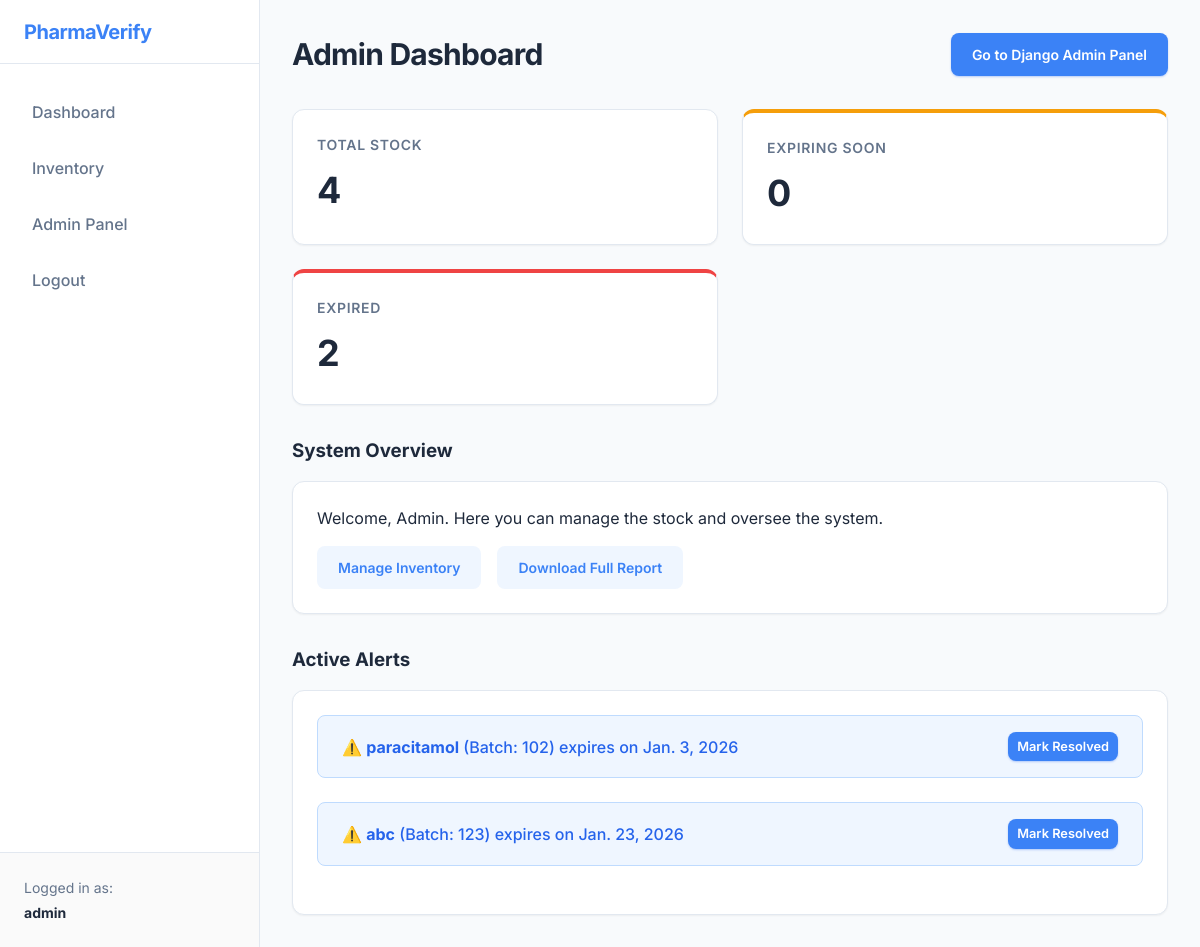
The page /inventory/admin/dashboard/ (signed in) on the database its author committed.
### accounts/models.py (models this page shows, shortened)
class User(AbstractUser):
    class Role(models.TextChoices):
        ADMIN = "ADMIN", "Admin"
        STAFF = "STAFF", "Staff"
    role = models.CharField(max_length=50, choices=Role.choices, default=Role.STAFF)

### inventory/models.py (models this page shows, shortened)
class ExpiryAlert(models.Model):
    medicine = models.ForeignKey(Medicine, on_delete=models.CASCADE)
    date_detected = models.DateField(auto_now_add=True)
    is_resolved = models.BooleanField(default=False)
    resolved_at = models.DateTimeField(null=True, blank=True)

class Medicine(models.Model):
    name = models.CharField(max_length=200)
    batch_number = models.CharField(max_length=100)
    category = models.ForeignKey(Category, on_delete=models.CASCADE)
    quantity = models.IntegerField()
    expiry_date = models.DateField(db_index=True)
    created_at = models.DateTimeField(auto_now_add=True)
    updated_at = models.DateTimeField(auto_now=True)

### inventory/views.py (the view)
# urls.py: path('admin/dashboard/', views.AdminDashboardView.as_view(), name='admin_dashboard'),
class AdminDashboardView(DashboardView):
    template_name = 'inventory/admin_dashboard.html'
    def dispatch(self, request, *args, **kwargs):
        if not request.user.is_staff and not request.user.is_superuser:
             return redirect('inventory:dashboard')
        return super().dispatch(request, *args, **kwargs)

### inventory/utils.py (called while the page is built, shortened)
def check_and_create_alerts():
    threshold_days = 30 # Could be dynamic setting
    today = timezone.now().date()
    limit_date = today + timedelta(days=threshold_days)
    medicines = Medicine.objects.filter(expiry_date__lte=limit_date)
    count = 0
    for med in medicines:
        if ExpiryAlert.objects.filter(medicine=med).exists():
            continue
    return count

### inventory/views.py (called while the page is built)
    def get_context_data(self, **kwargs):
        context = super().get_context_data(**kwargs)
        check_and_create_alerts()
        today = timezone.now().date()
        threshold_days = 30
        limit_date = today + timezone.timedelta(days=threshold_days)
        context['total_medicines'] = Medicine.objects.count()
        context['expired_medicines'] = Medicine.objects.filter(
            expiry_date__lt=today
        ).exclude(expiryalert__is_resolved=True).count()
        context['expiring_soon'] = Medicine.objects.filter(
            expiry_date__gte=today,
            expiry_date__lte=limit_date
        ).exclude(expiryalert__is_resolved=True).count()
        context['alerts'] = ExpiryAlert.objects.filter(is_resolved=False).select_related('medicine').order_by('medicine__expiry_date')
        return context

### templates/inventory/admin_dashboard.html
{% extends 'base.html' %}
{% block content %}
<div class="page-header">
    <h2>Admin Dashboard</h2>
    <a href="/admin/" target="_blank" class="btn btn-primary">Go to Django Admin Panel</a>
</div>
<div class="dashboard-grid">
    <div class="card stat-card">
        <h3>Total Stock</h3>
        <div class="value">{{ total_medicines }}</div>
    </div>
    <div class="card stat-card warning">
        <h3>Expiring Soon</h3>
        <div class="value">{{ expiring_soon }}</div>
    </div>
    <div class="card stat-card danger">
        <h3>Expired</h3>
        <div class="value">{{ expired_medicines }}</div>
    </div>
</div>
<h3 style="margin-bottom: 1rem;">System Overview</h3>
<div class="card" style="margin-bottom: 2rem;">
    <p>Welcome, Admin. Here you can manage the stock and oversee the system.</p>
    <div style="display: flex; gap: 1rem; margin-top: 1rem;">
        <a href="{% url 'inventory:medicine_list' %}" class="btn"
            style="background: #eff6ff; color: var(--primary-color);">Manage Inventory</a>
        <a href="{% url 'reports:export_inventory' %}" class="btn"
            style="background: #eff6ff; color: var(--primary-color);">Download Full Report</a>
    </div>
</div>
<h3 style="margin-bottom: 1rem;">Active Alerts</h3>
<div class="card">
    {% for alert in alerts %}
    <div class="alert-box" style="display: flex; justify-content: space-between; align-items: center;">
        <span>
            ⚠️ <strong>{{ alert.medicine.name }}</strong> (Batch: {{ alert.medicine.batch_number }})
            expires on {{ alert.medicine.expiry_date }}
        </span>
        <a href="{% url 'inventory:alert_resolve' alert.pk %}" class="btn btn-primary"
            style="font-size: 0.8rem; padding: 0.25rem 0.5rem;">Mark Resolved</a>
    </div>
    {% empty %}
    <p style="color: #6b7280; font-style: italic;">No active expiry alerts.</p>
    {% endfor %}
</div>
{% endblock %}

### templates/base.html (shortened to what this page needs)
{% load static %}
<!DOCTYPE html>
<html lang="en">
  <head>
    <link rel="stylesheet" href="{% static 'css/style.css' %}?v=2" />
  </head>
  <body>
    {% if user.is_authenticated %}
    <nav class="sidebar">
      <div class="sidebar-header">PharmaVerify</div>
      <ul class="nav-links">
        <li><a href="{% url 'inventory:dashboard' %}">Dashboard</a></li>
        <li><a href="{% url 'inventory:medicine_list' %}">Inventory</a></li>
        {% if user.is_staff or user.is_superuser %}
        <li><a href="{% url 'inventory:admin_dashboard' %}">Admin Panel</a></li>
        {% endif %}
        <li>
          <a href="#" onclick="document.getElementById('logout-form').submit()"
            >Logout</a
          >
        </li>
      </ul>
      <div class="user-info">
        Logged in as: <strong>{{ user.username }}</strong>
      </div>
    </nav>
    <main class="main-content">{% block content %}{% endblock %}</main>
    {% else %}
    <main class="auth-main">{% block auth_content %}{% endblock %}</main>
    {% endif %}
  </body>
</html>

### static/css/style.css (style rules this page uses)
:root { --primary-color: #3b82f6; --primary-dark: #2563eb; --primary-light: #eff6ff; --secondary-color: #64748b; --success-color: #10b981; --success-bg: #ecfdf5; --warning-color: #f59e0b; --warning-bg: #fffbeb; --danger-color: #ef4444; --danger-bg: #fef2f2; --bg-color: #f8fafc; --card-bg: #ffffff; --text-primary: #1e293b; --text-secondary: #64748b; --border-color: #e2e8f0; --sidebar-width: 260px; --header-height: 64px; --shadow-sm: 0 1px 2px 0 rgb(0 0 0 / 0.05); --shadow-md: 0 4px 6px -1px rgb(0 0 0 / 0.1), 0 2px 4px -2px rgb(0 0 0 / 0.1); --shadow-lg: 0 10px 15px -3px rgb(0 0 0 / 0.1), 0 4px 6px -4px rgb(0 0 0 / 0.1); --radius-sm: 0.375rem; --radius-md: 0.5rem; --radius-lg: 0.75rem; }
* { box-sizing: border-box; margin: 0; padding: 0; }
body { font-family: "Inter", system-ui, -apple-system, sans-serif; background-color: var(--bg-color); color: var(--text-primary); display: flex; min-height: 100vh; line-height: 1.5; }
.sidebar { width: var(--sidebar-width); background-color: var(--card-bg); border-right: 1px solid var(--border-color); display: flex; flex-direction: column; position: fixed; height: 100%; z-index: 50; transition: transform 0.3s ease; }
.sidebar-header { height: var(--header-height); display: flex; align-items: center; padding: 0 1.5rem; font-size: 1.25rem; font-weight: 700; color: var(--primary-color); border-bottom: 1px solid var(--border-color); letter-spacing: -0.025em; }
.nav-links { list-style: none; padding: 1.5rem 1rem; flex-grow: 1; }
.nav-links li { margin-bottom: 0.5rem; }
.nav-links a { display: flex; align-items: center; padding: 0.75rem 1rem; color: var(--secondary-color); text-decoration: none; border-radius: var(--radius-md); transition: all 0.2s ease; font-weight: 500; }
.user-info { padding: 1.5rem; border-top: 1px solid var(--border-color); font-size: 0.875rem; color: var(--secondary-color); background-color: #fafafa; }
.user-info strong { color: var(--text-primary); display: block; margin-top: 0.25rem; }
.main-content { margin-left: var(--sidebar-width); flex-grow: 1; padding: 2rem; max-width: 1600px; margin-right: auto; }
.page-header { display: flex; justify-content: space-between; align-items: center; margin-bottom: 2rem; }
.page-header h2 { font-size: 1.875rem; font-weight: 700; color: var(--text-primary); letter-spacing: -0.025em; }
.btn { display: inline-flex; align-items: center; justify-content: center; padding: 0.625rem 1.25rem; border-radius: var(--radius-md); font-weight: 600; text-decoration: none; cursor: pointer; border: 1px solid transparent; transition: all 0.2s ease; font-size: 0.875rem; gap: 0.5rem; }
.btn-primary { background-color: var(--primary-color); color: white; box-shadow: 0 1px 2px 0 rgba(37, 99, 235, 0.3); }
.dashboard-grid { display: grid; grid-template-columns: repeat(auto-fit, minmax(280px, 1fr)); gap: 1.5rem; margin-bottom: 2rem; }
.card { background: var(--card-bg); padding: 1.5rem; border-radius: var(--radius-lg); box-shadow: var(--shadow-sm); border: 1px solid var(--border-color); transition: transform 0.2s, box-shadow 0.2s; }
.stat-card h3 { font-size: 0.875rem; color: var(--secondary-color); text-transform: uppercase; letter-spacing: 0.05em; font-weight: 600; }
.stat-card .value { font-size: 2.25rem; font-weight: 700; margin-top: 0.5rem; color: var(--text-primary); }
.stat-card.warning { border-top: 4px solid var(--warning-color); }
.stat-card.danger { border-top: 4px solid var(--danger-color); }
.alert-box { padding: 1rem 1.5rem; margin-bottom: 1.5rem; border-radius: var(--radius-md); background: var(--primary-light); color: var(--primary-dark); border: 1px solid #bfdbfe; font-weight: 500; }

### rows shown on the page
User: username "admin"
ExpiryAlert: medicine.name "paracitamol", medicine.batch_number "102", medicine.expiry_date "Jan. 3, 2026"
ExpiryAlert: medicine.name "abc", medicine.batch_number "123", medicine.expiry_date "Jan. 23, 2026"

### other values the page prints
{{ total_medicines }} "4"
{{ expiring_soon }} "0"
{{ expired_medicines }} "2"
